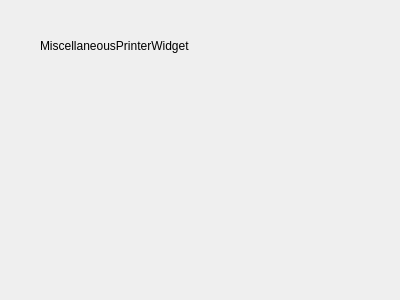
<?xml version="1.0" encoding="UTF-8"?>
<ui version="4.0">
 <class>MiscellaneousPrinterWidget</class>
 <widget class="MiscellaneousBase" name="MiscellaneousPrinterWidget">
  <property name="geometry">
   <rect>
    <x>0</x>
    <y>0</y>
    <width>400</width>
    <height>300</height>
   </rect>
  </property>
  <property name="windowTitle">
   <string>MiscellaneousPrinterWidget</string>
  </property>
  <widget class="QLabel" name="label">
   <property name="geometry">
    <rect>
     <x>40</x>
     <y>30</y>
     <width>221</width>
     <height>31</height>
    </rect>
   </property>
   <property name="text">
    <string>MiscellaneousPrinterWidget</string>
   </property>
  </widget>
 </widget>
 <layoutdefault spacing="6" margin="11"/>
 <customwidgets>
  <customwidget>
   <class>MiscellaneousBase</class>
   <extends>QWidget</extends>
   <header>miscellaneousbase.h</header>
   <container>1</container>
  </customwidget>
 </customwidgets>
 <resources/>
 <connections/>
</ui>
